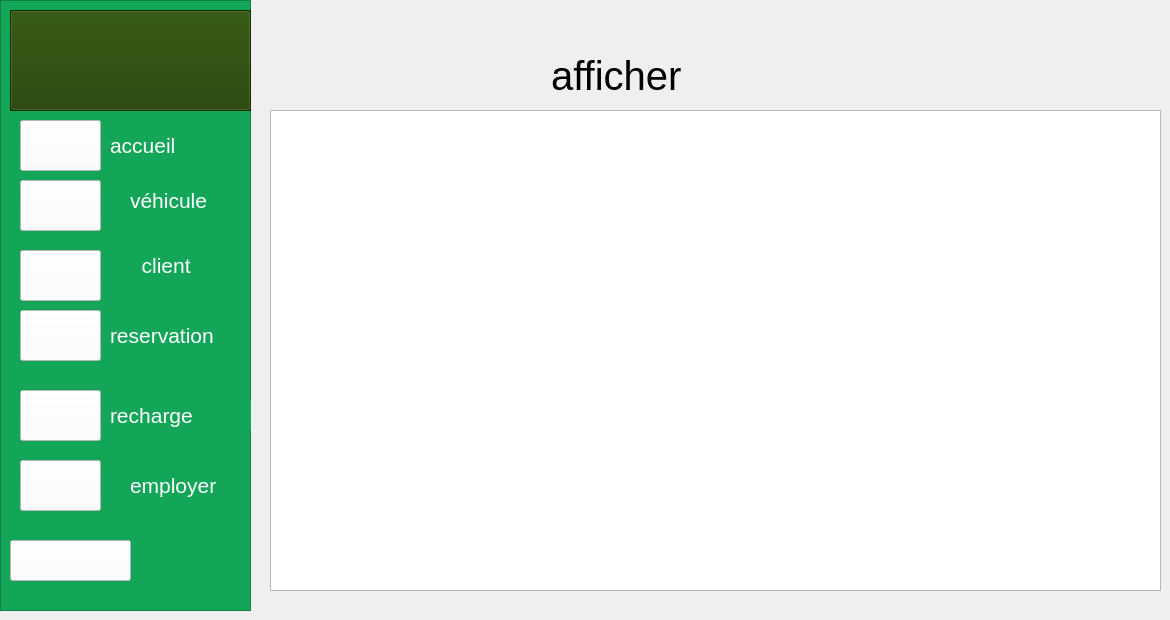
    <widget class="QWidget" name="tab_4">
     <attribute name="title">
      <string>Page</string>
     </attribute>
     <widget class="QTableView" name="tableView_2">
      <property name="geometry">
       <rect>
        <x>270</x>
        <y>110</y>
        <width>891</width>
        <height>481</height>
       </rect>
      </property>
     </widget>
     <widget class="QFrame" name="frame_11">
      <property name="geometry">
       <rect>
        <x>0</x>
        <y>0</y>
        <width>251</width>
        <height>611</height>
       </rect>
      </property>
      <property name="styleSheet">
       <string notr="true">background-color: rgb(20, 166, 88);</string>
      </property>
      <property name="frameShape">
       <enum>QFrame::StyledPanel</enum>
      </property>
      <property name="frameShadow">
       <enum>QFrame::Raised</enum>
      </property>
      <widget class="QPushButton" name="pushButton_58">
       <property name="geometry">
        <rect>
         <x>10</x>
         <y>540</y>
         <width>121</width>
         <height>41</height>
        </rect>
       </property>
       <property name="font">
        <font>
         <pointsize>20</pointsize>
        </font>
       </property>
       <property name="styleSheet">
        <string notr="true">color: rgb(255, 0, 0);
background-color: rgb(255, 255, 255);</string>
       </property>
       <property name="text">
        <string/>
       </property>
       <property name="icon">
        <iconset>
         <normaloff>../../se-deconnecter.png</normaloff>../../se-deconnecter.png</iconset>
       </property>
       <property name="iconSize">
        <size>
         <width>30</width>
         <height>30</height>
        </size>
       </property>
      </widget>
      <widget class="QFrame" name="frame_12">
       <property name="geometry">
        <rect>
         <x>10</x>
         <y>10</y>
         <width>241</width>
         <height>101</height>
        </rect>
       </property>
       <property name="styleSheet">
        <string notr="true">background-color: rgb(31, 63, 0);</string>
       </property>
       <property name="frameShape">
        <enum>QFrame::StyledPanel</enum>
       </property>
       <property name="frameShadow">
        <enum>QFrame::Raised</enum>
       </property>
       <widget class="QPushButton" name="pushButton_59">
        <property name="geometry">
         <rect>
          <x>0</x>
          <y>0</y>
          <width>241</width>
          <height>101</height>
         </rect>
        </property>
        <property name="font">
         <font>
          <pointsize>60</pointsize>
         </font>
        </property>
        <property name="text">
         <string/>
        </property>
        <property name="icon">
         <iconset>
          <normaloff>../../logo.png</normaloff>../../logo.png</iconset>
        </property>
        <property name="iconSize">
         <size>
          <width>250</width>
          <height>200</height>
         </size>
        </property>
       </widget>
      </widget>
      <widget class="QPushButton" name="pushButton_60">
       <property name="geometry">
        <rect>
         <x>20</x>
         <y>390</y>
         <width>81</width>
         <height>51</height>
        </rect>
       </property>
       <property name="styleSheet">
        <string notr="true">background-color: rgb(255, 255, 255);
</string>
       </property>
       <property name="text">
        <string/>
       </property>
       <property name="icon">
        <iconset>
         <normaloff>../../retour-produit.png</normaloff>../../retour-produit.png</iconset>
       </property>
       <property name="iconSize">
        <size>
         <width>50</width>
         <height>50</height>
        </size>
       </property>
      </widget>
      <widget class="QLabel" name="label_62">
       <property name="geometry">
        <rect>
         <x>110</x>
         <y>400</y>
         <width>141</width>
         <height>31</height>
        </rect>
       </property>
       <property name="font">
        <font>
         <pointsize>16</pointsize>
        </font>
       </property>
       <property name="styleSheet">
        <string notr="true">color: rgb(255, 255, 255);</string>
       </property>
       <property name="text">
        <string>recharge</string>
       </property>
      </widget>
      <widget class="QPushButton" name="pushButton_61">
       <property name="geometry">
        <rect>
         <x>20</x>
         <y>120</y>
         <width>81</width>
         <height>51</height>
        </rect>
       </property>
       <property name="font">
        <font>
         <weight>75</weight>
         <bold>true</bold>
        </font>
       </property>
       <property name="styleSheet">
        <string notr="true">background-color: rgb(255, 255, 255);</string>
       </property>
       <property name="text">
        <string/>
       </property>
       <property name="icon">
        <iconset>
         <normaloff>../../tableau-de-bord.png</normaloff>../../tableau-de-bord.png</iconset>
       </property>
       <property name="iconSize">
        <size>
         <width>50</width>
         <height>50</height>
        </size>
       </property>
      </widget>
      <widget class="QLabel" name="label_63">
       <property name="geometry">
        <rect>
         <x>110</x>
         <y>130</y>
         <width>91</width>
         <height>31</height>
        </rect>
       </property>
       <property name="font">
        <font>
         <pointsize>16</pointsize>
        </font>
       </property>
       <property name="styleSheet">
        <string notr="true">color: rgb(255, 255, 255);</string>
       </property>
       <property name="text">
        <string>accueil</string>
       </property>
      </widget>
      <widget class="QPushButton" name="pushButton_62">
       <property name="geometry">
        <rect>
         <x>20</x>
         <y>310</y>
         <width>81</width>
         <height>51</height>
        </rect>
       </property>
       <property name="styleSheet">
        <string notr="true">background-color: rgb(255, 255, 255);</string>
       </property>
       <property name="text">
        <string/>
       </property>
       <property name="icon">
        <iconset>
         <normaloff>../../reservation.png</normaloff>../../reservation.png</iconset>
       </property>
       <property name="iconSize">
        <size>
         <width>50</width>
         <height>50</height>
        </size>
       </property>
      </widget>
      <widget class="QLabel" name="label_64">
       <property name="geometry">
        <rect>
         <x>110</x>
         <y>320</y>
         <width>131</width>
         <height>31</height>
        </rect>
       </property>
       <property name="font">
        <font>
         <pointsize>16</pointsize>
        </font>
       </property>
       <property name="styleSheet">
        <string notr="true">color: rgb(255, 255, 255);</string>
       </property>
       <property name="text">
        <string>reservation</string>
       </property>
      </widget>
      <widget class="QLabel" name="label_65">
       <property name="geometry">
        <rect>
         <x>130</x>
         <y>180</y>
         <width>101</width>
         <height>41</height>
        </rect>
       </property>
       <property name="font">
        <font>
         <pointsize>16</pointsize>
        </font>
       </property>
       <property name="styleSheet">
        <string notr="true">color: rgb(255, 255, 255);</string>
       </property>
       <property name="text">
        <string>véhicule</string>
       </property>
      </widget>
      <widget class="QPushButton" name="pushButton_63">
       <property name="geometry">
        <rect>
         <x>20</x>
         <y>180</y>
         <width>81</width>
         <height>51</height>
        </rect>
       </property>
       <property name="styleSheet">
        <string notr="true">background-color: rgb(255, 255, 255);</string>
       </property>
       <property name="text">
        <string/>
       </property>
       <property name="icon">
        <iconset>
         <normaloff>../../voiture-electrique.png</normaloff>../../voiture-electrique.png</iconset>
       </property>
       <property name="iconSize">
        <size>
         <width>50</width>
         <height>50</height>
        </size>
       </property>
      </widget>
      <widget class="QPushButton" name="pushButton_64">
       <property name="geometry">
        <rect>
         <x>20</x>
         <y>250</y>
         <width>81</width>
         <height>51</height>
        </rect>
       </property>
       <property name="styleSheet">
        <string notr="true">background-color: rgb(255, 255, 255);</string>
       </property>
       <property name="text">
        <string/>
       </property>
       <property name="icon">
        <iconset>
         <normaloff>../../compte.png</normaloff>../../compte.png</iconset>
       </property>
       <property name="iconSize">
        <size>
         <width>50</width>
         <height>50</height>
        </size>
       </property>
      </widget>
      <widget class="QLabel" name="label_66">
       <property name="geometry">
        <rect>
         <x>130</x>
         <y>250</y>
         <width>101</width>
         <height>31</height>
        </rect>
       </property>
       <property name="font">
        <font>
         <pointsize>16</pointsize>
        </font>
       </property>
       <property name="styleSheet">
        <string notr="true">color: rgb(255, 255, 255);</string>
       </property>
       <property name="text">
        <string>  client</string>
       </property>
      </widget>
      <widget class="QPushButton" name="pushButton_65">
       <property name="geometry">
        <rect>
         <x>20</x>
         <y>460</y>
         <width>81</width>
         <height>51</height>
        </rect>
       </property>
       <property name="styleSheet">
        <string notr="true">background-color: rgb(255, 255, 255);</string>
       </property>
       <property name="text">
        <string/>
       </property>
       <property name="icon">
        <iconset>
         <normaloff>../../employe.png</normaloff>../../employe.png</iconset>
       </property>
       <property name="iconSize">
        <size>
         <width>50</width>
         <height>50</height>
        </size>
       </property>
      </widget>
      <widget class="QLabel" name="label_67">
       <property name="geometry">
        <rect>
         <x>130</x>
         <y>470</y>
         <width>111</width>
         <height>31</height>
        </rect>
       </property>
       <property name="font">
        <font>
         <pointsize>16</pointsize>
        </font>
       </property>
       <property name="styleSheet">
        <string notr="true">color: rgb(255, 255, 255);</string>
       </property>
       <property name="text">
        <string>employer</string>
       </property>
      </widget>
     </widget>
     <widget class="QLabel" name="label_5">
      <property name="geometry">
       <rect>
        <x>440</x>
        <y>50</y>
        <width>491</width>
        <height>51</height>
       </rect>
      </property>
      <property name="font">
       <font>
        <pointsize>30</pointsize>
       </font>
      </property>
      <property name="text">
       <string>          afficher</string>
      </property>
     </widget>
    </widget>
